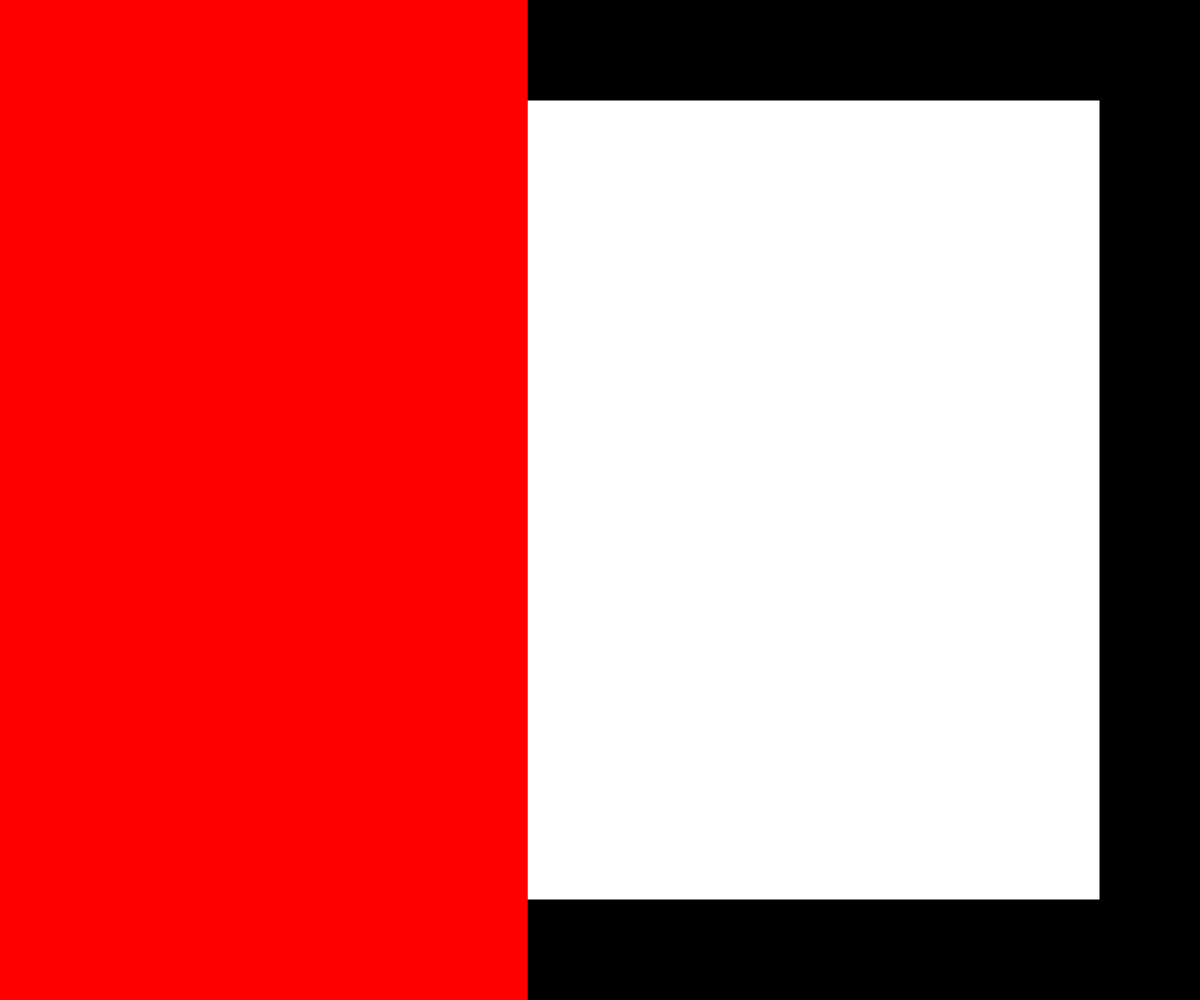
Frame 1 (no input)
Frame 60 (no input): identical to frame 1, image omitted
Frame 120 (the mouse pressed at the canvas centre since frame 60): identical to frame 1, image omitted

The p5.js sketch that drew this single still picture (run headless with seeded random() and noise() and a simulated clock; from frame 60 on, the mouse is pressed at the canvas centre):

// p5.js sketch
// ── sketch.js
function setup() {
  createCanvas(windowWidth, windowHeight);
  background(0);

}

function draw() {
  // put drawing code here
  background(0);

  fill(255);
  rect(
    100, 
    100, 
    width - 2 * 100,
    height - 2 * 100
  );

  fill(255, 0, 0);
  textAlign(CENTER, CENTER);
  textSize(8000)
  text("Bonjour", width/2, height/2);
}


function windowResized(){
  resizeCanvas(windowWidth, windowHeight);
}
